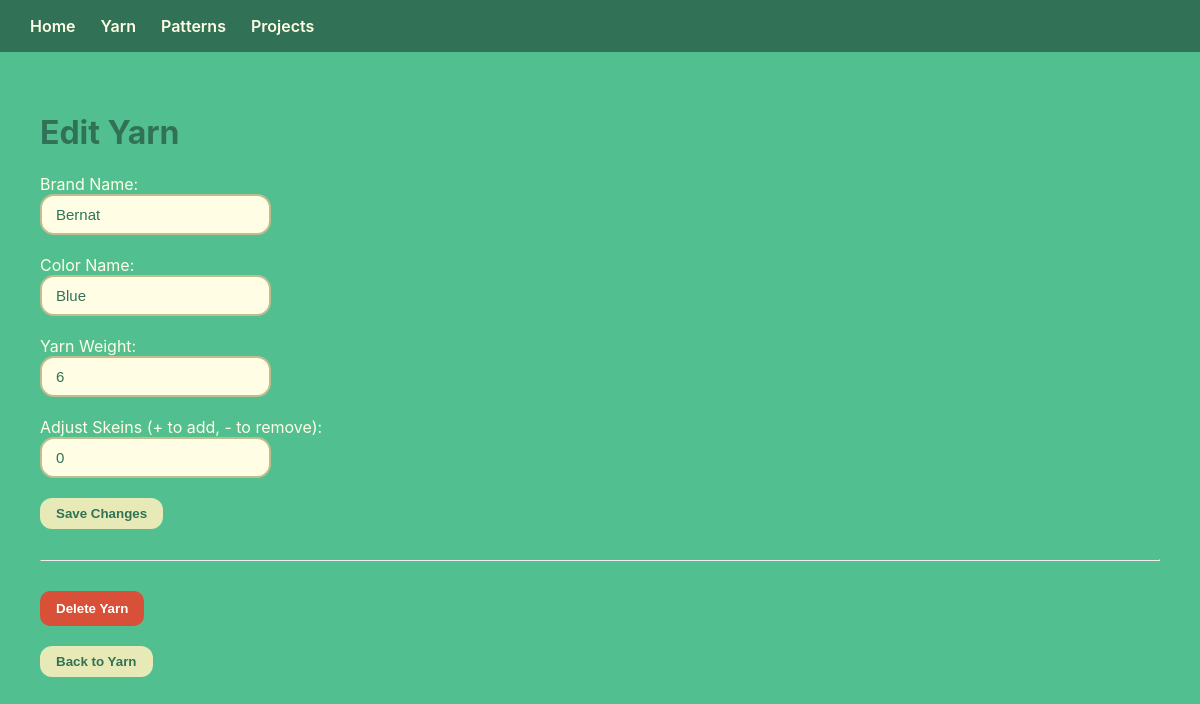
Screenshot of /edit/11 with the database file from the repository.
### tables this page shows
CREATE TABLE yarn (
    id INTEGER PRIMARY KEY,
    brand_name TEXT NOT NULL,
    color_name TEXT NOT NULL,
    yarn_weight INTEGER,
    skeins_owned INTEGER DEFAULT 1
, inmage_filename TEXT, image_filename TEXT);

### app.py (the view, shortened to what this page needs)
@app.route("/edit/<int:id>", methods=["GET", "POST"])
def edit_yarn(id):
    conn = get_db()
    yarn = conn.execute("SELECT * FROM yarn WHERE id=?", (id,)).fetchone()
    conn.close()
    return render_template("edit_yarn.html", yarn=yarn)

### app.py (called while the page is built)
def get_db():
    conn = sqlite3.connect(DATABASE)
    conn.row_factory = sqlite3.Row
    return conn

### templates/edit_yarn.html
{% extends "base.html" %}
{% block content %}
<h1>Edit Yarn</h1>
<form method="POST">
    <label>Brand Name:</label><br>
    <input type="text" name="brand_name" value="{{ yarn['brand_name'] }}" required><br><br>
    <label>Color Name:</label><br>
    <input type="text" name="color_name" value="{{ yarn['color_name'] }}" required><br><br>
    <label>Yarn Weight:</label><br>
    <input type="number" name="yarn_weight" value="{{ yarn['yarn_weight'] }}"><br><br>
    <label>Adjust Skeins (+ to add, - to remove):</label><br>
    <input type="number" name="skeins_owned" value="0" required><br><br>
    <button type="submit" class="btn">Save Changes</button>
</form>
<hr style="margin: 30px 0;">
<form action="/delete/{{ yarn['id'] }}" method="POST">
    <button type="submit" class="btn-delete">
        Delete Yarn
    </button>
</form>
<br>
<a href="/yarn">
    <button type="button">Back to Yarn</button>
</a>
{% endblock %}

### static/styles.css (style rules this page uses)
body { margin: 0; font-family: -apple-system, BlinkMacSystemFont, sans-serif; background-color: #52bf90; color: #fffee5; }
h1, h2, h3 { color: #317256; font-weight: 700; }
button, .btn { padding: 8px 16px; background-color: #e7eab6; color: #317256; border: none; border-radius: 12px; cursor: pointer; font-weight: 600; text-decoration: none; display: inline-block; transition: all 0.2s ease; }
input, select { padding: 10px 14px; border-radius: 14px; border: 2px solid #c0bd8e; background-color: #fffee5; font-size: 15px; color: #317256; transition: all 0.2s ease; }
.btn-delete { background-color: #d75037; color: white; padding: 10px 16px; border-radius: 10px; border: none; cursor: pointer; font-weight: 600; }

### rows the page displays
yarn: brand_name "Bernat", color_name "Blue", yarn_weight "6"
